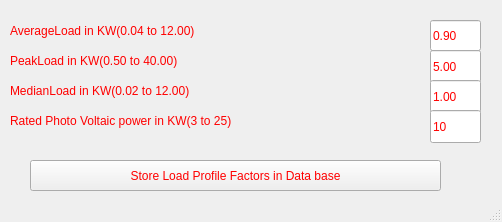
<?xml version="1.0" encoding="UTF-8"?>
<ui version="4.0">
 <class>MainWindow</class>
 <widget class="QMainWindow" name="MainWindow">
  <property name="geometry">
   <rect>
    <x>0</x>
    <y>0</y>
    <width>502</width>
    <height>222</height>
   </rect>
  </property>
  <property name="windowTitle">
   <string>Load Profile Factors</string>
  </property>
  <property name="styleSheet">
   <string notr="true">font: 75 12pt &quot;MS Shell Dlg 2&quot;;
color: rgb(255, 0, 0);</string>
  </property>
  <widget class="QWidget" name="centralwidget">
   <widget class="QPushButton" name="pushButton">
    <property name="geometry">
     <rect>
      <x>30</x>
      <y>160</y>
      <width>411</width>
      <height>31</height>
     </rect>
    </property>
    <property name="text">
     <string>Store Load Profile Factors in Data base</string>
    </property>
   </widget>
   <widget class="QLineEdit" name="lineEdit_4">
    <property name="geometry">
     <rect>
      <x>430</x>
      <y>20</y>
      <width>51</width>
      <height>31</height>
     </rect>
    </property>
    <property name="text">
     <string>0.90</string>
    </property>
   </widget>
   <widget class="QLabel" name="label_4">
    <property name="geometry">
     <rect>
      <x>10</x>
      <y>20</y>
      <width>331</width>
      <height>21</height>
     </rect>
    </property>
    <property name="text">
     <string>AverageLoad in KW(0.04 to 12.00)</string>
    </property>
   </widget>
   <widget class="QLineEdit" name="lineEdit_5">
    <property name="geometry">
     <rect>
      <x>430</x>
      <y>50</y>
      <width>51</width>
      <height>33</height>
     </rect>
    </property>
    <property name="text">
     <string>5.00</string>
    </property>
   </widget>
   <widget class="QLineEdit" name="lineEdit_6">
    <property name="geometry">
     <rect>
      <x>430</x>
      <y>80</y>
      <width>51</width>
      <height>33</height>
     </rect>
    </property>
    <property name="text">
     <string>1.00</string>
    </property>
   </widget>
   <widget class="QLineEdit" name="lineEdit_7">
    <property name="geometry">
     <rect>
      <x>430</x>
      <y>110</y>
      <width>51</width>
      <height>33</height>
     </rect>
    </property>
    <property name="text">
     <string>10</string>
    </property>
   </widget>
   <widget class="QLabel" name="label_6">
    <property name="geometry">
     <rect>
      <x>10</x>
      <y>50</y>
      <width>311</width>
      <height>21</height>
     </rect>
    </property>
    <property name="text">
     <string>PeakLoad in KW(0.50 to 40.00)</string>
    </property>
   </widget>
   <widget class="QLabel" name="label_7">
    <property name="geometry">
     <rect>
      <x>10</x>
      <y>80</y>
      <width>321</width>
      <height>21</height>
     </rect>
    </property>
    <property name="text">
     <string>MedianLoad in KW(0.02 to 12.00)</string>
    </property>
   </widget>
   <widget class="QLabel" name="label_8">
    <property name="geometry">
     <rect>
      <x>10</x>
      <y>110</y>
      <width>391</width>
      <height>21</height>
     </rect>
    </property>
    <property name="text">
     <string>Rated Photo Voltaic power in KW(3 to 25)</string>
    </property>
   </widget>
  </widget>
  <widget class="QStatusBar" name="statusbar"/>
 </widget>
 <resources/>
 <connections/>
</ui>
